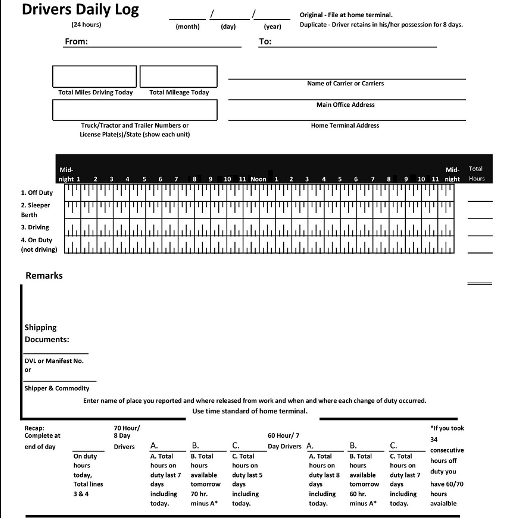
#> input picture blank-paper-log.png, 513 x 518 px
$ python eld.py
#> lines starting #> are read from the running program, lines starting #| are printed output that depends on the picture
import matplotlib.pyplot as plt
import cv2
import numpy as np
import os

def draw_eld_lines(hours):
    # Load the image
    image_path = os.path.abspath("blank-paper-log.png")
    img = cv2.imread(image_path)
#> img is the input picture: shape (518, 513, 3); min 0, max 255, mean 227.5
    img = cv2.cvtColor(img, cv2.COLOR_BGR2RGB)

    # Define the log graph area coordinates
    height, width, _ = img.shape
#> height = 518; width = 513
    graph_top = int(height * 0.37)
#> graph_top = 191
    graph_bottom = int(height * 0.47)
#> graph_bottom = 243
    graph_left = int(width * 0.12)
#> graph_left = 61
    graph_right = int(width * 0.9)
#> graph_right = 461
    hour_step = (graph_right - graph_left) / 24
#> hour_step = 16.67

    # Define duty status levels (approximate pixel positions)
    status_levels = {
        'off_duty': graph_top,
        'sleeper': graph_top + (graph_bottom - graph_top) * 0.35,
        'driving': graph_top + (graph_bottom - graph_top) * 0.65,
        'on_duty': graph_bottom
    }

    # Create a figure
    fig, ax = plt.subplots(figsize=(10, 6))
    ax.imshow(img)

    # Draw ELD lines
    prev_x, prev_y = None, None
    for i, (hour, status) in enumerate(hours):
        x = graph_left + hour * hour_step
        y = status_levels[status]

        if prev_x is not None and prev_y is not None:
            ax.scatter([x, x], [prev_y, y], color='red', zorder=2)
            ax.scatter(prev_x, prev_y, color='red', s=40, zorder=2)
            ax.scatter(x, y, color='red', s=40, zorder=2)
            ax.plot([x, x], [prev_y, y], color='black', linewidth=2, zorder=1)
            ax.plot([prev_x, x], [prev_y, prev_y], color='black', linewidth=2, zorder=1)

        prev_x, prev_y = x, y

    # Ensure the last point extends to the end
    last_x = graph_right
#> last_x = 461
    ax.plot([prev_x, last_x], [prev_y, prev_y], color='black', linewidth=2, zorder=1)
    ax.scatter(last_x, prev_y, color='red', s=40, zorder=2)

    # Display the overlayed image
    plt.axis('off')
    plt.show()
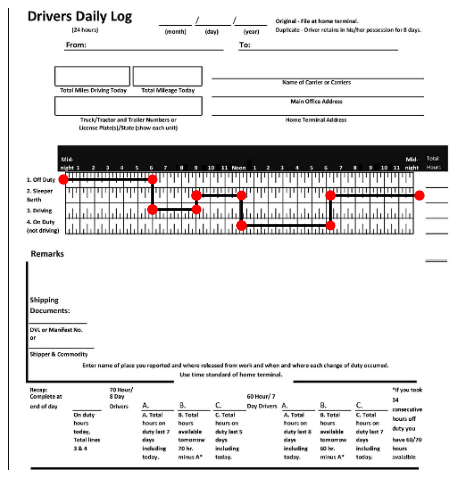
#> figure drawn by matplotlib, 1 panel

# Example usage
draw_eld_lines([
    (0, 'off_duty'), (6, 'driving'), (9, 'sleeper'), (12, 'on_duty'), (18, 'sleeper')
])
